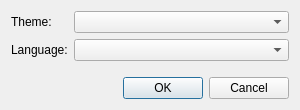
<?xml version="1.0" encoding="UTF-8"?>
<ui version="4.0">
 <class>DlgPreferences</class>
 <widget class="QDialog" name="DlgPreferences">
  <property name="geometry">
   <rect>
    <x>0</x>
    <y>0</y>
    <width>300</width>
    <height>110</height>
   </rect>
  </property>
  <property name="windowTitle">
   <string>Preferences</string>
  </property>
  <layout class="QVBoxLayout" name="verticalLayout">
   <item>
    <layout class="QFormLayout" name="formLayout">
     <item row="0" column="0">
      <widget class="QLabel" name="lTheme">
       <property name="text">
        <string>Theme:</string>
       </property>
      </widget>
     </item>
     <item row="0" column="1">
      <widget class="QComboBox" name="cbTheme"/>
     </item>
     <item row="1" column="0">
      <widget class="QLabel" name="lLanguage">
       <property name="text">
        <string>Language:</string>
       </property>
      </widget>
     </item>
     <item row="1" column="1">
      <widget class="QComboBox" name="cbLanguage"/>
     </item>
    </layout>
   </item>
   <item>
    <spacer name="verticalSpacer">
     <property name="orientation">
      <enum>Qt::Orientation::Vertical</enum>
     </property>
     <property name="sizeHint" stdset="0">
      <size>
       <width>20</width>
       <height>0</height>
      </size>
     </property>
    </spacer>
   </item>
   <item>
    <widget class="QDialogButtonBox" name="buttonBox">
     <property name="orientation">
      <enum>Qt::Orientation::Horizontal</enum>
     </property>
     <property name="standardButtons">
      <set>QDialogButtonBox::StandardButton::Cancel|QDialogButtonBox::StandardButton::Ok</set>
     </property>
    </widget>
   </item>
  </layout>
 </widget>
 <resources/>
 <connections>
  <connection>
   <sender>buttonBox</sender>
   <signal>accepted()</signal>
   <receiver>DlgPreferences</receiver>
   <slot>accept()</slot>
   <hints>
    <hint type="sourcelabel">
     <x>248</x>
     <y>254</y>
    </hint>
    <hint type="destinationlabel">
     <x>157</x>
     <y>274</y>
    </hint>
   </hints>
  </connection>
  <connection>
   <sender>buttonBox</sender>
   <signal>rejected()</signal>
   <receiver>DlgPreferences</receiver>
   <slot>reject()</slot>
   <hints>
    <hint type="sourcelabel">
     <x>316</x>
     <y>260</y>
    </hint>
    <hint type="destinationlabel">
     <x>286</x>
     <y>274</y>
    </hint>
   </hints>
  </connection>
 </connections>
</ui>
